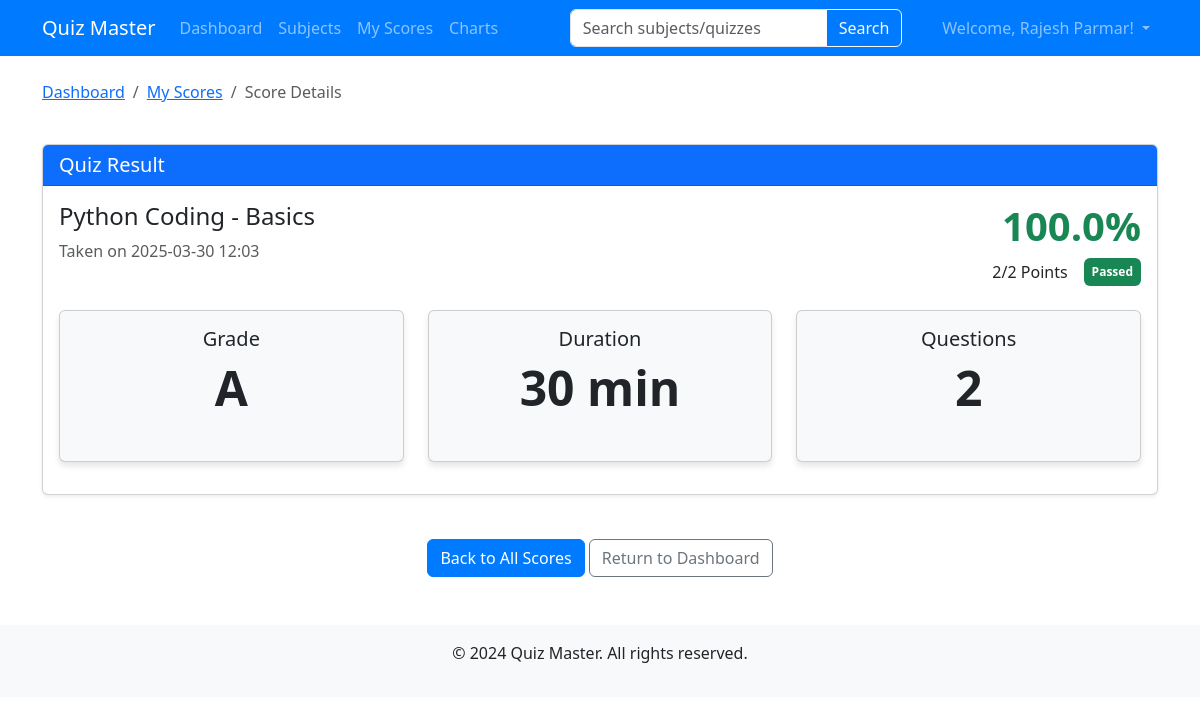
The app's page /user/scores/1 (signed in), older data.
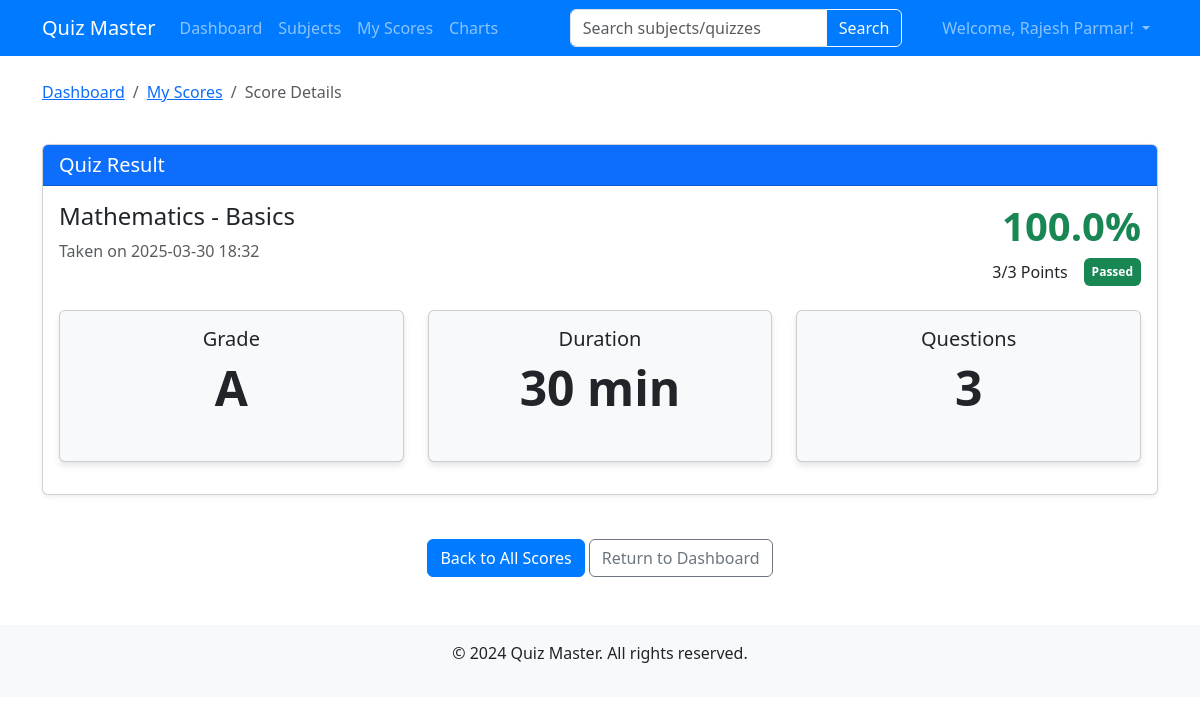
The same page, newer data.
### models.py (models this page shows, shortened)
class Subject(db.Model):
    id = db.Column(db.Integer, primary_key=True)
    name = db.Column(db.String(100), nullable=False)
    description = db.Column(db.Text, nullable=True)
    chapters = db.relationship('Chapter', backref='subject', lazy=True, cascade="all, delete-orphan")

class Chapter(db.Model):
    id = db.Column(db.Integer, primary_key=True)
    name = db.Column(db.String(100), nullable=False)
    description = db.Column(db.Text, nullable=True)
    subject_id = db.Column(db.Integer, db.ForeignKey('subject.id'), nullable=False)
    quizzes = db.relationship('Quiz', backref='chapter', lazy=True, cascade="all, delete-orphan")

class Score(db.Model):
    id = db.Column(db.Integer, primary_key=True)
    quiz_id = db.Column(db.Integer, db.ForeignKey('quiz.id'), nullable=False)
    user_id = db.Column(db.Integer, db.ForeignKey('user.id'), nullable=False)
    time_stamp = db.Column(db.DateTime, default=datetime.utcnow)
    correct_answers = db.Column(db.Integer, nullable=False)
    total_questions = db.Column(db.Integer, nullable=False)
    def get_percentage(self):
        if self.total_questions == 0:
            return 0
        return round((self.correct_answers / self.total_questions) * 100, 1)
    def get_grade(self):
        percentage = self.get_percentage()
        if percentage >= 90:
            return "A"
        elif percentage >= 80:
            return "B"
        elif percentage >= 70:
            return "C"
        elif percentage >= 60:
            return "D"
        else:
            return "F"
    def get_status(self):
        percentage = self.get_percentage()
        if percentage >= 60:
            return "Passed"
        else:
            return "Failed"

### routes/user.py (the view)
@user.route('/scores/<int:score_id>')
@login_required
def view_score_detail(score_id):
    score = Score.query.get_or_404(score_id)
    if score.user_id != current_user.id and not current_user.is_admin:
        abort(403)
    return render_template('user/score_detail.html', score=score)

### app.py (called while the page is built)
@login_manager.user_loader
def load_user(user_id):
    return User.query.get(int(user_id))

### routes/user.py (called while the page is built)
@user.before_request
def check_regular_user():
    if not current_user.is_authenticated:
        return redirect(url_for('auth.login'))

### templates/user/score_detail.html (shortened to what this page needs)
{% extends 'base.html' %}
{% block content %}
<div class="row mb-4">
    <div class="col-12">
        <nav aria-label="breadcrumb">
            <ol class="breadcrumb">
                <li class="breadcrumb-item"><a href="{{ url_for('user.dashboard') }}">Dashboard</a></li>
                <li class="breadcrumb-item"><a href="{{ url_for('user.view_scores') }}">My Scores</a></li>
                <li class="breadcrumb-item active" aria-current="page">Score Details</li>
            </ol>
        </nav>
    </div>
</div>
<div class="row mb-4">
    <div class="col-12">
        <div class="card shadow-sm">
            <div class="card-header bg-primary text-white">
                <h5 class="mb-0">Quiz Result</h5>
            </div>
            <div class="card-body">
                <div class="row mb-4">
                    <div class="col-md-6">
                        <h4>{{ score.quiz.chapter.subject.name }} - {{ score.quiz.chapter.name }}</h4>
                        <p class="text-muted">Taken on {{ score.time_stamp.strftime('%Y-%m-%d %H:%M') }}</p>
                    </div>
                    <div class="col-md-6 text-md-end">
                        <h1 class="display-4 fw-bold {{ 'text-success' if score.get_status() == 'Passed' else 'text-danger' }}">
                            {{ score.get_percentage() }}%
                        </h1>
                        <div class="d-flex justify-content-md-end align-items-center">
                            <span class="me-3">{{ score.correct_answers }}/{{ score.total_questions }} Points</span>
                            <span class="badge {{ 'bg-success' if score.get_status() == 'Passed' else 'bg-danger' }} p-2">
                                {{ score.get_status() }}
                            </span>
                        </div>
                    </div>
                </div>
                <div class="row">
                    <div class="col-md-4 mb-3">
                        <div class="card h-100 bg-light">
                            <div class="card-body text-center">
                                <h5 class="card-title">Grade</h5>
                                <h2 class="display-5 fw-bold">{{ score.get_grade() }}</h2>
                            </div>
                        </div>
                    </div>
                    <div class="col-md-4 mb-3">
                        <div class="card h-100 bg-light">
                            <div class="card-body text-center">
                                <h5 class="card-title">Duration</h5>
                                <h2 class="display-5 fw-bold">{{ score.quiz.time_duration }} min</h2>
                            </div>
                        </div>
                    </div>
                    <div class="col-md-4 mb-3">
                        <div class="card h-100 bg-light">
                            <div class="card-body text-center">
                                <h5 class="card-title">Questions</h5>
                                <h2 class="display-5 fw-bold">{{ score.total_questions }}</h2>
                            </div>
                        </div>
                    </div>
                </div>
            </div>
        </div>
    </div>
</div>
<div class="row mt-4">
    <div class="col-12 text-center">
        <a href="{{ url_for('user.view_scores') }}" class="btn btn-primary">Back to All Scores</a>
        <a href="{{ url_for('user.dashboard') }}" class="btn btn-outline-secondary">Return to Dashboard</a>
    </div>
</div>
{% endblock %}

Row changes from the older to the newer data that the page shows:
changed Subject: quiz.chapter.subject.name "Python Coding" → "Mathematics"
changed Score "Passed": time_stamp "2025-03-30 12:03" → "2025-03-30 18:32"; correct_answers "2" → "3"; total_questions "2" → "3"
